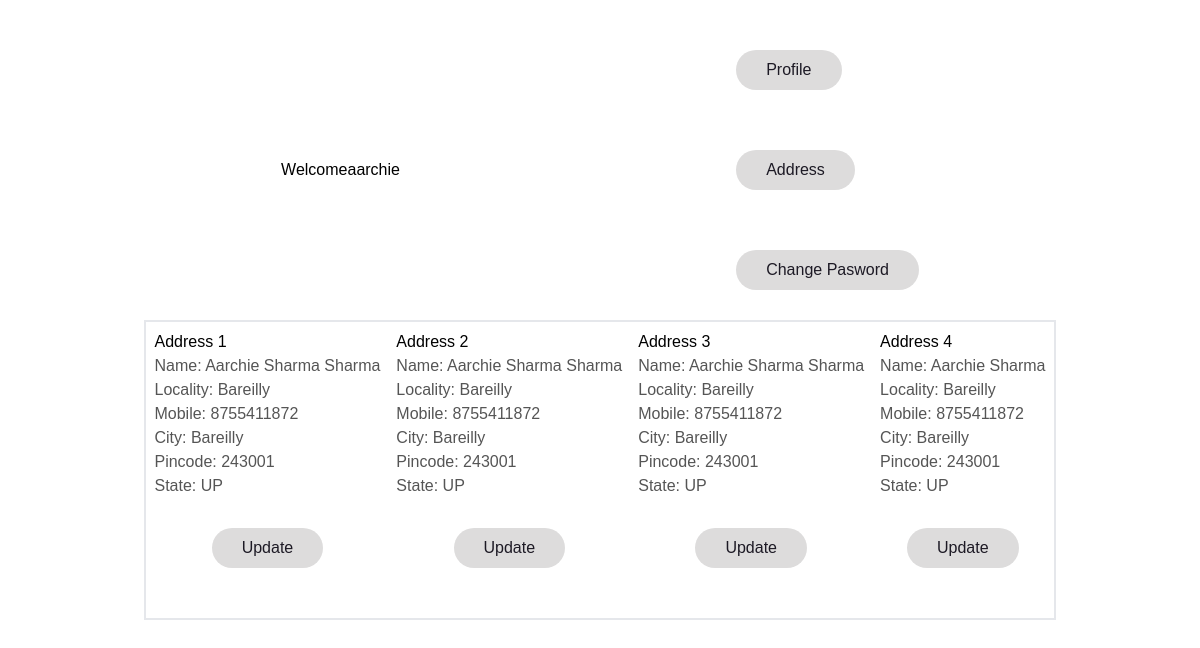
The app's page /address/ (signed in) with its own data.
### app/models.py (models this page shows)
class Customer(models.Model):
    user = models.ForeignKey(User,on_delete=models.CASCADE)
    name = models.CharField(max_length=200)
    locality = models.CharField(max_length=200)
    city = models.CharField(max_length=50)
    mobile = models.IntegerField(default=0)
    zipcode = models.IntegerField()
    state = models.CharField(choices=STATE_CHOICES,max_length=100)
    def __str__(self):
        return self.name

### app/views.py (the view)
# urls.py: path('address/',views.address,name='address'),
def address(request):
    add = Customer.objects.filter(user=request.user)
    print(add)
    return render(request,'app/address.html',locals())

### app/templates/app/address.html (shortened to what this page needs)
{% load static %}
<link rel="stylesheet" href="../../static/app/css/style.css"/>
<link rel="stylesheet" href="https://stackpath.bootstrapcdn.com/font-awesome/4.7.0/css/font-awesome.min.css">
<link rel="stylesheet" href="https://cdn.jsdelivr.net/npm/bootstrap-icons@1.8.1/font/bootstrap-icons.css">
<link rel="stylesheet" href="https://cdnjs.cloudflare.com/ajax/libs/font-awesome/6.4.2/css/all.min.css" />
<link rel="stylesheet" href="{% static 'app/css/owl.carousel.min.css' %}"/>
<link rel="stylesheet" href="{% static 'app/css/all.min.css' %}"/>
<link rel="stylesheet" href="https://unpkg.com/swiper/swiper-bundle.min.css" />
<script src="https://cdn.tailwindcss.com"></script>
{% block main-content %}
<div class="container my-5">
    <div class="row">
        <h3>Welcome<span class="text-capitilize">{{request.user}}</span></h3>
    <div class="col-sm-2 border-end">
        <ul class="list-unstyled">
            <li class="d-grid"><a href="{% url 'profile' %}" class="btn btn-primary">Profile</a></li>
            <li class="d-grid"><a href="{% url 'address' %}" class="btn btn-primary">Address</a></li>
            <li class="d-grid"><a href="{% url 'passwordchange' %}" class="btn btn-primary">Change Pasword</a></li>
        </ul>
    </div>
    <div class="col-lg-8 offset-lg-1 border border-2">
        <div class="row">
            {% for ad in add %}
            <div class="col-sm-6">
                <div class="card m-2">
                    <div class="card-body">
                        <h3> Address {{forloop.counter}}</h3>
                        <p>Name: {{ad.name}}</p>
                        <p>Locality: {{ad.locality}}</p>
                        <p>Mobile: {{ad.mobile}}</p>
                        <p>City: {{ad.city}}</p>
                        <p>Pincode: {{ad.zipcode}}</p>
                        <p>State: {{ad.state}}</p>
                        <p class="text-center"><a href="{% url 'updateAddress'  pk=ad.id %}" class="btn btn-primary">Update</a></p>
                    </div>
                </div>
            </div>
            {% endfor %}
    </div>
</div>
</div>
</div>
{% endblock main-content %}

### app/static/app/css/style.css (style rules this page uses)
* { margin: 0; padding: 0; box-sizing: border-box; }
a { text-decoration: none; color: white; }
.container { max-width: 1300px; margin: auto; padding-left: 25px; padding-right: 25px; }
p { color: #555; }
.row { display: flex; align-items: center; flex-wrap: wrap; justify-content: space-around; }
.btn { display: inline-block; background: rgb(221, 220, 220); color: #1d1a25; padding: 8px 30px; margin: 30px 0; border-radius: 30px; transition: background 0.5s; }
ul { list-style-type: none; }
.text-center { text-align: center; margin-bottom: 20px; }

### records on screen
Customer: name "Aarchie Sharma Sharma", locality "Bareilly", mobile "8755411872", city "Bareilly", zipcode "243001", state "UP"
Customer: name "Aarchie Sharma Sharma", locality "Bareilly", mobile "8755411872", city "Bareilly", zipcode "243001", state "UP"
Customer: name "Aarchie Sharma Sharma", locality "Bareilly", mobile "8755411872", city "Bareilly", zipcode "243001", state "UP"
Customer: name "Aarchie Sharma", locality "Bareilly", mobile "8755411872", city "Bareilly", zipcode "243001", state "UP"

### other values on screen
{{ request.user }} "aarchie"
